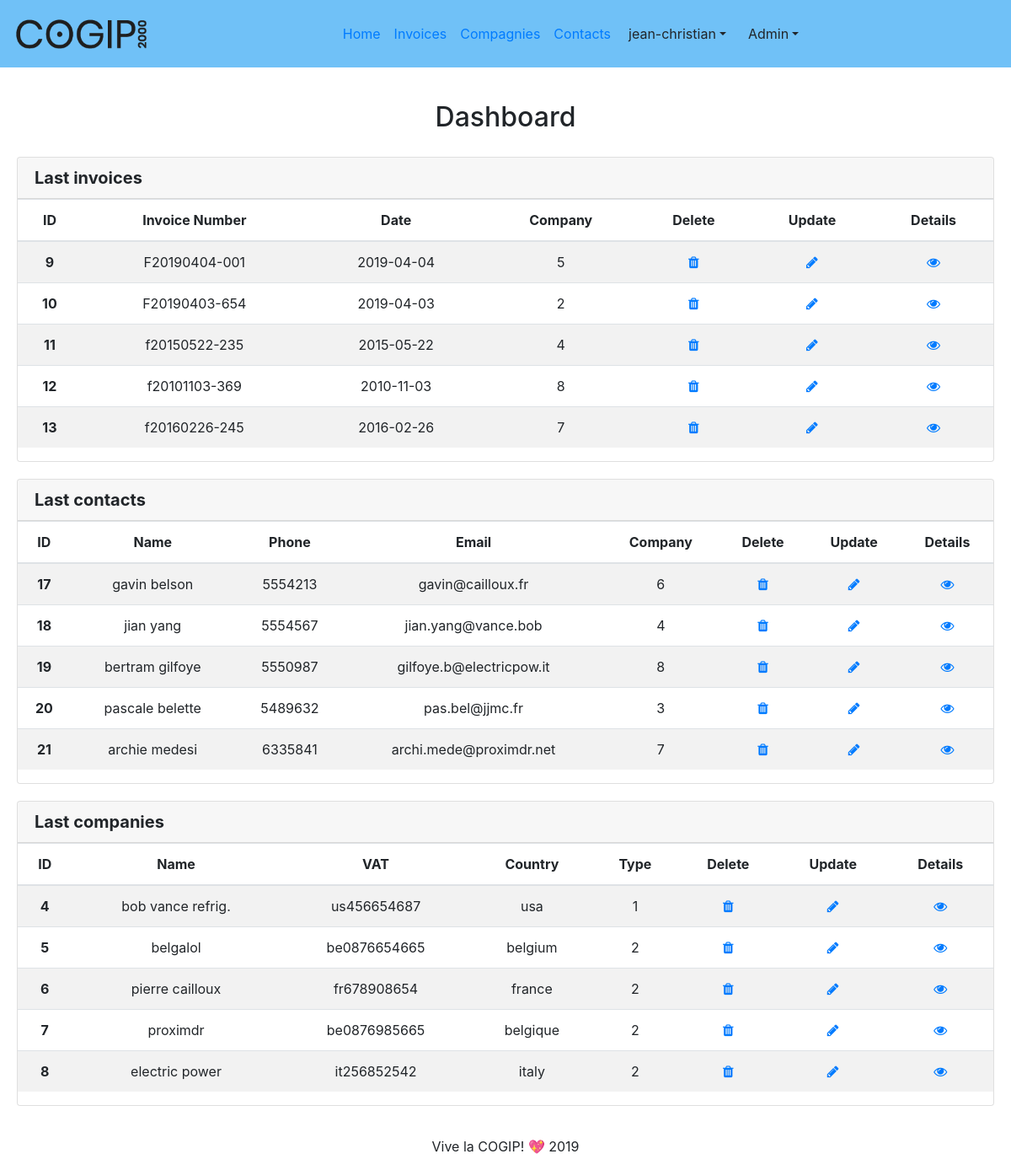
Page /?page=dashboard (signed in) on the committed database.
### tables this page shows
CREATE TABLE `invoices` (
  `ID` int(11) NOT NULL,
  `number` varchar(255) NOT NULL,
  `date` timestamp NOT NULL DEFAULT current_timestamp(),
  `company` int(11) NOT NULL,
  `company_type` int(11) NOT NULL,
  `contact` int(11) NOT NULL
);

CREATE TABLE `contacts` (
  `ID` int(11) NOT NULL,
  `first_name` varchar(200) NOT NULL,
  `last_name` varchar(255) NOT NULL,
  `mail` varchar(250) NOT NULL,
  `company` int(11) DEFAULT NULL,
  `phone` int(11) NOT NULL
);

CREATE TABLE `company` (
  `ID` int(11) NOT NULL,
  `company_name` varchar(200) NOT NULL,
  `VAT` varchar(255) NOT NULL,
  `country` varchar(255) NOT NULL,
  `type` int(11) NOT NULL
);

### controller/dashboard-ctrl.php (called while the page is built, shortened)
<?php
    $invoices_data = get_many('invoices', 5);
    $contacts_data = get_many('contacts', 5);
    $compagnies_data = get_many('company', 5);
    require 'view/dashboard-view.php'
?>

### index.php (called while the page is built, shortened)
<?php
require 'view/component/header-component.php';
routing();
require 'view/component/footer-component.php';
?>

### model/GLOBfunction.php (called while the page is built, shortened)
<?php
   function get_many (string $table, $limit = null): array {
      global $pdo;
      if ($limit) {
         $limit = is_int($limit) ? (string)$limit : $limit;
         $stmt = $pdo->prepare("SELECT * FROM $table ORDER BY id DESC LIMIT $limit");
      }
      else {
         $stmt = $pdo->prepare("SELECT * FROM $table ORDER BY id DESC");
      }
      $stmt->execute();
      $data = $stmt->fetchAll();
      return array_reverse($data);
   }
?>

### view/dashboard-view.php (the view, shortened to what this page needs)
<div class="globalelement row justify-content-center">
    <h2>Dashboard</h2>
</div>
<div id="lastInvoice" class="globalelement row justify-content-center">
    <div class="card text-center col-md-12">
        <h5 class="row card-header">
        <strong class="invoices">Last invoices</strong>
        </h5>
        <div class="row justify-content-center">
            <table class="table table-striped table-responsive-sm">
                <thead>
                    <tr>
                        <th scope="col">ID</th>
                        <th scope="col">Invoice Number</th>
                        <th scope="col">Date</th>
                        <th scope="col">Company</th>
                        <th scope="col">Delete</th>
                        <th scope="col">Update</th>
                        <th scope="col">Details</th>
                    </tr>
                </thead>
                <tbody>
                    <?php foreach($invoices_data as $invoice) :?>
                    <tr>
                        <th scope="row"><?=$invoice['ID']?></th>
                        <td><?=$invoice['number']?></td>
                        <td><?=date('Y-m-d', strtotime($invoice['date']))?></td>
                        <td><?=$invoice['company']?></td>
                        <?php if ($_SESSION['rights'] === 'god') :?>
                        <td><a href="?page=invoices-delete&id=<?=$invoice['ID']?>" class="fa fa-trash" aria-hidden="true"></a></td>
                        <td><a href="?page=invoices-edit&id=<?=$invoice['ID']?>" class="fa fa-pencil" aria-hidden="true"></a></td>
                        <td><a href="?page=invoices-details&id=<?=$invoice['ID']?>" class="fa fa-eye" aria-hidden="true"></a></td>
                        <?php endif ?>
                    </tr>
                    <?php endforeach ?>
                </tbody>
            </table>
        </div>
    </div>
</div>
<div id="lastContacts" class="globalelement row justify-content-center">
    <div class="card text-center col-md-12">
        <h5 class="row card-header">
        <strong class="contacts">Last contacts</strong>
        </h5>
        <div class="row justify-content-center">
            <table class="table table-striped table-responsive-sm">
                    <thead>
                        <tr>
                            <th scope="col">ID</th>
                            <th scope="col">Name</th>
                            <th scope="col">Phone</th>
                            <th scope="col">Email</th>
                            <th scope="col">Company</th>
                            <th scope="col">Delete</th>
                            <th scope="col">Update</th>
                            <th scope="col">Details</th>
                        </tr>
                    </thead>
                    <tbody>
                        <?php foreach($contacts_data as $contact) :?>
                        <tr>
                            <th scope="row"><?=$contact['ID']?></th>
                            <td><?=$contact['first_name'] . ' ' . $contact['last_name']?></td>
                            <td><?=$contact['phone']?></td>
                            <td><?=$contact['mail']?></td>
                            <td><?=$contact['company']?></td>
                            <?php if ($_SESSION['rights'] === 'god') :?>
                            <td><a href="?page=contacts-delete&id=<?=$contact['ID']?>" class="fa fa-trash" aria-hidden="true"></a></td>
                            <td><a href="?page=contacts-edit&id=<?=$contact['ID']?>" class="fa fa-pencil" aria-hidden="true"></a></td>
                            <td><a href="?page=contacts-details&id=<?=$contact['ID']?>" class="fa fa-eye" aria-hidden="true"></a></td>
                            <?php endif ?>
                        </tr>
                        <?php endforeach ?>
                    </tbody>
                </table>
            </div>
        </div>
    </div>
<div id="lastCompanies" class="globalelement row justify-content-center">
    <div class="card text-center col-md-12">
        <h5 class="row card-header">
        <strong class="companies">Last companies</strong>
        </h5>
        <div class="row justify-content-center">
            <table class="table table-striped table-responsive-sm">
                <thead>
                    <tr>
                        <th scope="col">ID</th>
                        <th scope="col">Name</th>
                        <th scope="col">VAT</th>
                        <th scope="col">Country</th>
                        <th scope="col">Type</th>
                        <th scope="col">Delete</th>
                        <th scope="col">Update</th>
                        <th scope="col">Details</th>
                    </tr>
                </thead>
                <tbody>
                    <?php foreach($compagnies_data as $company) :?>
                    <tr>
                        <th scope="row"><?=$company['ID']?></th>
                        <td><?=$company['company_name']?></td>
                        <td><?=$company['VAT']?></td>
                        <td><?=$company['country']?></td>
                        <td><?=$company['type']?></td>
                        <?php if ($_SESSION['rights'] === 'god') :?>
                        <td><a href="?page=compagnies-delete&id=<?=$company['ID']?>" class="fa fa-trash" aria-hidden="true"></a></td>
                        <td><a href="?page=compagnies-edit&id=<?=$company['ID']?>" class="fa fa-pencil" aria-hidden="true"></a></td>
                        <td><a href="?page=compagnies-details&id=<?=$company['ID']?>" class="fa fa-eye" aria-hidden="true"></a></td>
                        <?php endif ?>
                    </tr>
                    <?php endforeach ?>
                </tbody>
            </table>
        </div>
    </div>
</div>

### assets/style/style.css (style rules this page uses)
body { height: 100%; background-color: white; }
.globalelement { margin: 20px; }

### rows in the picture
invoices: ID "9", number "F20190404-001", date "2019-04-04", company "5"
invoices: ID "10", number "F20190403-654", date "2019-04-03", company "2"
invoices: ID "11", number "f20150522-235", date "2015-05-22", company "4"
invoices: ID "12", number "f20101103-369", date "2010-11-03", company "8"
invoices: ID "13", number "f20160226-245", date "2016-02-26", company "7"
contacts: ID "17", first_name "gavin", last_name "belson", phone "5554213", mail "gavin@cailloux.fr", company "6"
contacts: ID "18", first_name "jian", last_name "yang", phone "5554567", mail "jian.yang@vance.bob", company "4"
contacts: ID "19", first_name "bertram", last_name "gilfoye", phone "5550987", mail "gilfoye.b@electricpow.it", company "8"
contacts: ID "20", first_name "pascale", last_name "belette", phone "5489632", mail "pas.bel@jjmc.fr", company "3"
contacts: ID "21", first_name "archie", last_name "medesi", phone "6335841", mail "archi.mede@proximdr.net", company "7"
company: ID "4", company_name "bob vance refrig.", VAT "us456654687", country "usa", type "1"
company: ID "5", company_name "belgalol", VAT "be0876654665", country "belgium", type "2"
company: ID "6", company_name "pierre cailloux", VAT "fr678908654", country "france", type "2"
company: ID "7", company_name "proximdr", VAT "be0876985665", country "belgique", type "2"
company: ID "8", company_name "electric power", VAT "it256852542", country "italy", type "2"

### other values in the picture
$_SESSION['username'] "jean-christian"
